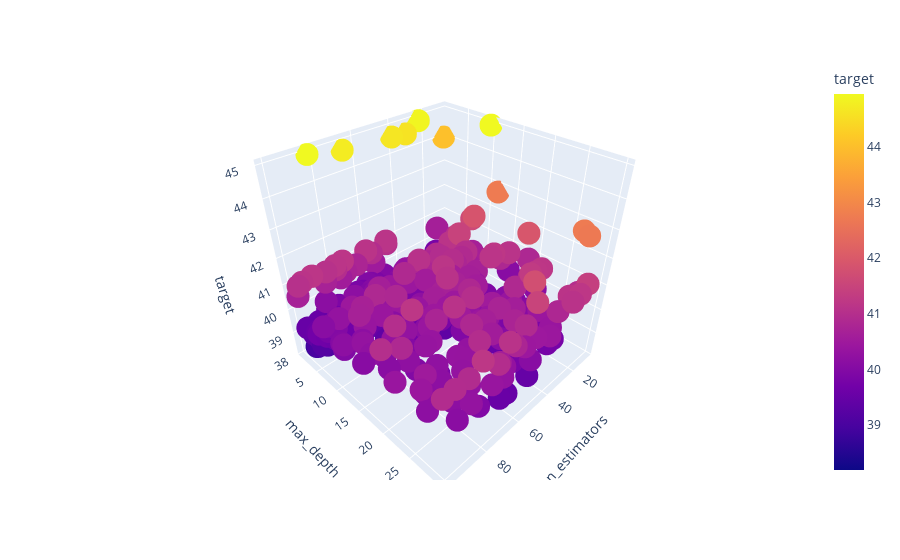

Notebook cell for this chart:
### Code cell
px.scatter_3d(df1, x = "n_estimators", y = "max_depth", z = "target", color = "target")

### Figure 1 — Plotly figure (JSON) as saved in the notebook; plotly's stock layout.template omitted (floating-point values rounded to 4 significant figures; data arrays with more than 128 entries replaced by an {"elided": "..."} marker saying what was removed)
{"data": [{"hovertemplate": "n_estimators=%{x}<br>max_depth=%{y}<br>target=%{marker.color}<extra></extra>", "legendgroup": "", "marker": {"color": {"elided": "592 float values"}, "coloraxis": "coloraxis", "symbol": "circle"}, "mode": "markers", "name": "", "scene": "scene", "showlegend": false, "type": "scatter3d", "x": {"elided": "592 int values"}, "y": {"elided": "592 int values"}, "z": {"elided": "592 float values"}}], "layout": {"coloraxis": {"colorbar": {"title": {"text": "target"}}, "colorscale": [[0, "#0d0887"], [0.1111, "#46039f"], [0.2222, "#7201a8"], [0.3333, "#9c179e"], [0.4444, "#bd3786"], [0.5556, "#d8576b"], [0.6667, "#ed7953"], [0.7778, "#fb9f3a"], [0.8889, "#fdca26"], [1, "#f0f921"]]}, "legend": {"tracegroupgap": 0}, "margin": {"t": 60}, "scene": {"domain": {"x": [0, 1], "y": [0, 1]}, "xaxis": {"title": {"text": "n_estimators"}}, "yaxis": {"title": {"text": "max_depth"}}, "zaxis": {"title": {"text": "target"}}}}}
